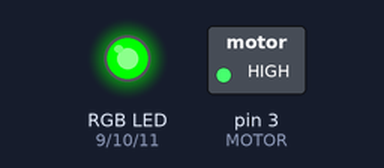
The sketch below on a simulated Arduino Uno, built with avr-gcc and run on an emulated ATmega328P. Shown: switched loads named in the sketch (green lamp = pin HIGH), an RGB LED mixed from three pins (HIGH = lit).

Above: at 12.8 s.
At 25.61 s:
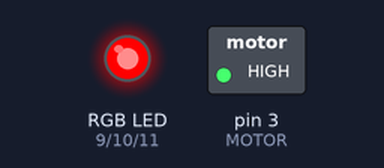
Timing chart, 0 to 40.0 s (numbered marks = the images above):
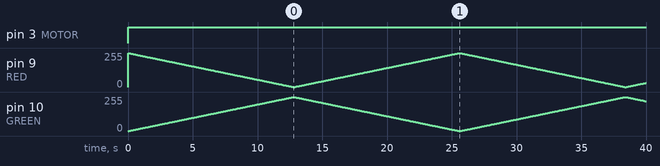

The sketch:

RGB_LED.ino
```cpp
// RGB LED night light  Arduino

// Arduino pins para motor y LEDs
#define MOTOR 3
#define RED 9 //147 ohm
#define GREEN 10 //82 ohm
#define BLUE 11 //82 ohm

// pins for motor and LEDs are outputs
void setup() {
  pinMode(MOTOR, OUTPUT);
  pinMode(RED, OUTPUT);
  pinMode(GREEN, OUTPUT);
  pinMode(BLUE, OUTPUT);
}

void loop() {
  //  motor speed, de 0 a 255
  analogWrite(MOTOR, 255);

  // fade de aqua a magenta
  for (int i = 0; i < 256; i++) {
    analogWrite(RED, 255-i);
    analogWrite(GREEN, i);
    analogWrite(BLUE, 0);
    delay(50);
  }

  // fade de magenta a aqua
  for (int i = 0; i < 256; i++) {
    analogWrite(RED, i);
    analogWrite(GREEN, 255-i);
    analogWrite(BLUE, 0);
    delay(50);
  }

}
```

Measured:
- by itself, pin 3 (MOTOR): LOW → HIGH at 0.00 s
